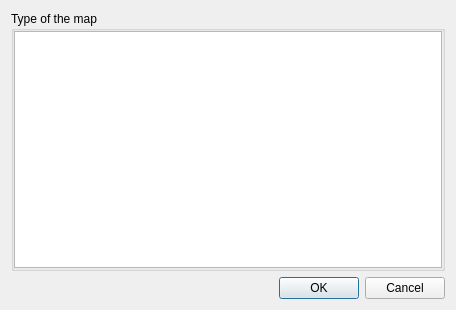
<?xml version="1.0" encoding="UTF-8"?>
<ui version="4.0">
 <class>CSelectType</class>
 <widget class="QDialog" name="CSelectType">
  <property name="geometry">
   <rect>
    <x>0</x>
    <y>0</y>
    <width>456</width>
    <height>310</height>
   </rect>
  </property>
  <property name="windowTitle">
   <string>Type of the map</string>
  </property>
  <layout class="QVBoxLayout" name="verticalLayout">
   <item>
    <widget class="QGroupBox" name="groupBox">
     <property name="title">
      <string>Type of the map</string>
     </property>
     <layout class="QHBoxLayout" name="horizontalLayout">
      <property name="spacing">
       <number>0</number>
      </property>
      <property name="leftMargin">
       <number>0</number>
      </property>
      <property name="topMargin">
       <number>0</number>
      </property>
      <property name="rightMargin">
       <number>0</number>
      </property>
      <property name="bottomMargin">
       <number>0</number>
      </property>
      <item>
       <widget class="QListWidget" name="m_typeList"/>
      </item>
     </layout>
    </widget>
   </item>
   <item>
    <widget class="QDialogButtonBox" name="buttonBox">
     <property name="orientation">
      <enum>Qt::Horizontal</enum>
     </property>
     <property name="standardButtons">
      <set>QDialogButtonBox::Cancel|QDialogButtonBox::Ok</set>
     </property>
    </widget>
   </item>
  </layout>
 </widget>
 <resources/>
 <connections>
  <connection>
   <sender>buttonBox</sender>
   <signal>accepted()</signal>
   <receiver>CSelectType</receiver>
   <slot>accept()</slot>
   <hints>
    <hint type="sourcelabel">
     <x>248</x>
     <y>254</y>
    </hint>
    <hint type="destinationlabel">
     <x>157</x>
     <y>274</y>
    </hint>
   </hints>
  </connection>
  <connection>
   <sender>buttonBox</sender>
   <signal>rejected()</signal>
   <receiver>CSelectType</receiver>
   <slot>reject()</slot>
   <hints>
    <hint type="sourcelabel">
     <x>316</x>
     <y>260</y>
    </hint>
    <hint type="destinationlabel">
     <x>286</x>
     <y>274</y>
    </hint>
   </hints>
  </connection>
 </connections>
</ui>
